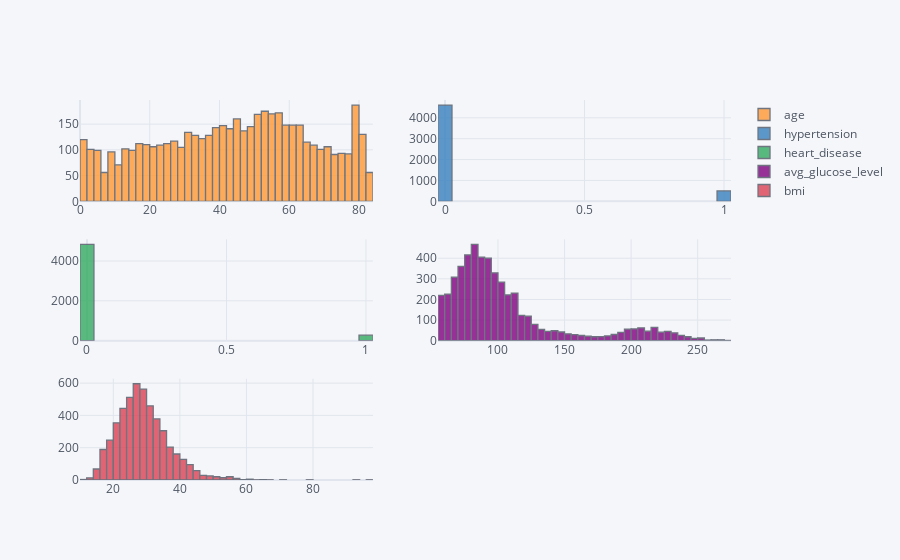

The notebook cell this image was saved under:
### Code cell
df[numerical].iplot(kind='histogram',subplots=True,bins=50)

### Figure 1 — Plotly figure (JSON) as saved in the notebook; plotly's stock layout.template omitted (floating-point values rounded to 4 significant figures; data arrays with more than 128 entries replaced by an {"elided": "..."} marker saying what was removed)
{"data": [{"histfunc": "count", "histnorm": "", "marker": {"color": "rgba(255, 153, 51, 1.0)", "line": {"color": "#4D5663", "width": 1.3}}, "name": "age", "nbinsx": 50, "opacity": 0.8, "orientation": "v", "type": "histogram", "x": {"elided": "5110 float values"}, "xaxis": "x", "yaxis": "y"}, {"histfunc": "count", "histnorm": "", "marker": {"color": "rgba(55, 128, 191, 1.0)", "line": {"color": "#4D5663", "width": 1.3}}, "name": "hypertension", "nbinsx": 50, "opacity": 0.8, "orientation": "v", "type": "histogram", "x": {"elided": "5110 int values"}, "xaxis": "x2", "yaxis": "y2"}, {"histfunc": "count", "histnorm": "", "marker": {"color": "rgba(50, 171, 96, 1.0)", "line": {"color": "#4D5663", "width": 1.3}}, "name": "heart_disease", "nbinsx": 50, "opacity": 0.8, "orientation": "v", "type": "histogram", "x": {"elided": "5110 int values"}, "xaxis": "x3", "yaxis": "y3"}, {"histfunc": "count", "histnorm": "", "marker": {"color": "rgba(128, 0, 128, 1.0)", "line": {"color": "#4D5663", "width": 1.3}}, "name": "avg_glucose_level", "nbinsx": 50, "opacity": 0.8, "orientation": "v", "type": "histogram", "x": {"elided": "5110 float values"}, "xaxis": "x4", "yaxis": "y4"}, {"histfunc": "count", "histnorm": "", "marker": {"color": "rgba(219, 64, 82, 1.0)", "line": {"color": "#4D5663", "width": 1.3}}, "name": "bmi", "nbinsx": 50, "opacity": 0.8, "orientation": "v", "type": "histogram", "x": {"elided": "5110 float values"}, "xaxis": "x5", "yaxis": "y5"}], "layout": {"barmode": "overlay", "legend": {"bgcolor": "#F5F6F9", "font": {"color": "#4D5663"}}, "paper_bgcolor": "#F5F6F9", "plot_bgcolor": "#F5F6F9", "title": {"font": {"color": "#4D5663"}}, "xaxis": {"anchor": "y", "domain": [0, 0.45], "gridcolor": "#E1E5ED", "showgrid": true, "tickfont": {"color": "#4D5663"}, "title": {"font": {"color": "#4D5663"}, "text": ""}, "zerolinecolor": "#E1E5ED"}, "xaxis2": {"anchor": "y2", "domain": [0.55, 1], "gridcolor": "#E1E5ED", "showgrid": true, "tickfont": {"color": "#4D5663"}, "title": {"font": {"color": "#4D5663"}, "text": ""}, "zerolinecolor": "#E1E5ED"}, "xaxis3": {"anchor": "y3", "domain": [0, 0.45], "gridcolor": "#E1E5ED", "showgrid": true, "tickfont": {"color": "#4D5663"}, "title": {"font": {"color": "#4D5663"}, "text": ""}, "zerolinecolor": "#E1E5ED"}, "xaxis4": {"anchor": "y4", "domain": [0.55, 1], "gridcolor": "#E1E5ED", "showgrid": true, "tickfont": {"color": "#4D5663"}, "title": {"font": {"color": "#4D5663"}, "text": ""}, "zerolinecolor": "#E1E5ED"}, "xaxis5": {"anchor": "y5", "domain": [0, 0.45], "gridcolor": "#E1E5ED", "showgrid": true, "tickfont": {"color": "#4D5663"}, "title": {"font": {"color": "#4D5663"}, "text": ""}, "zerolinecolor": "#E1E5ED"}, "yaxis": {"anchor": "x", "domain": [0.7333, 1], "gridcolor": "#E1E5ED", "showgrid": true, "tickfont": {"color": "#4D5663"}, "title": {"font": {"color": "#4D5663"}, "text": ""}, "zerolinecolor": "#E1E5ED"}, "yaxis2": {"anchor": "x2", "domain": [0.7333, 1], "gridcolor": "#E1E5ED", "showgrid": true, "tickfont": {"color": "#4D5663"}, "title": {"font": {"color": "#4D5663"}, "text": ""}, "zerolinecolor": "#E1E5ED"}, "yaxis3": {"anchor": "x3", "domain": [0.3667, 0.6333], "gridcolor": "#E1E5ED", "showgrid": true, "tickfont": {"color": "#4D5663"}, "title": {"font": {"color": "#4D5663"}, "text": ""}, "zerolinecolor": "#E1E5ED"}, "yaxis4": {"anchor": "x4", "domain": [0.3667, 0.6333], "gridcolor": "#E1E5ED", "showgrid": true, "tickfont": {"color": "#4D5663"}, "title": {"font": {"color": "#4D5663"}, "text": ""}, "zerolinecolor": "#E1E5ED"}, "yaxis5": {"anchor": "x5", "domain": [0, 0.2667], "gridcolor": "#E1E5ED", "showgrid": true, "tickfont": {"color": "#4D5663"}, "title": {"font": {"color": "#4D5663"}, "text": ""}, "zerolinecolor": "#E1E5ED"}}}
